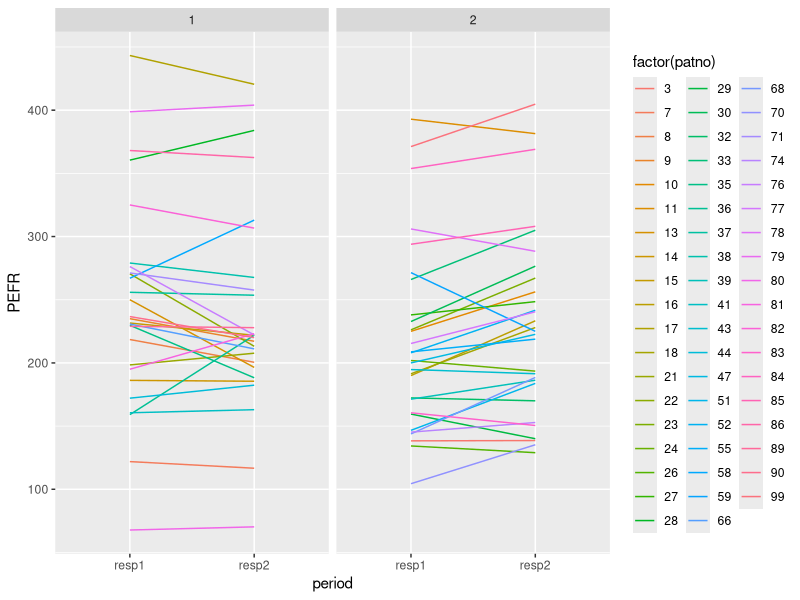
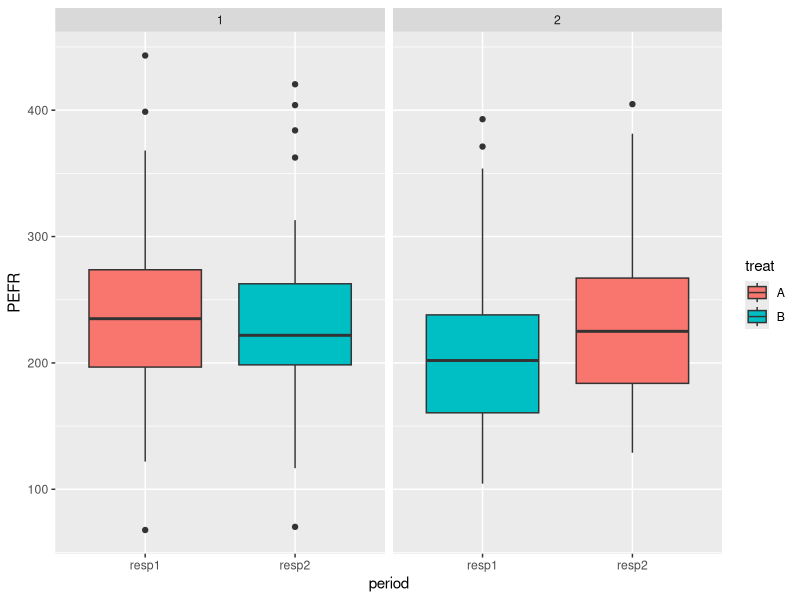
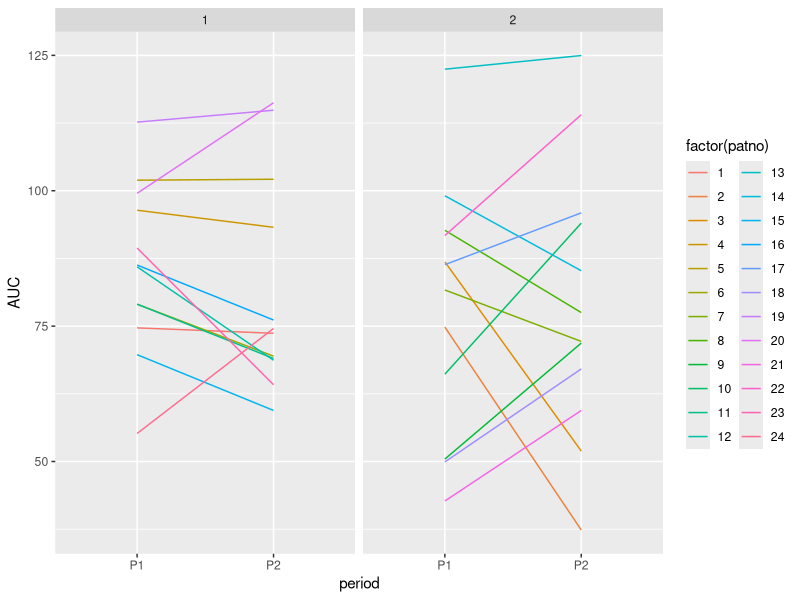
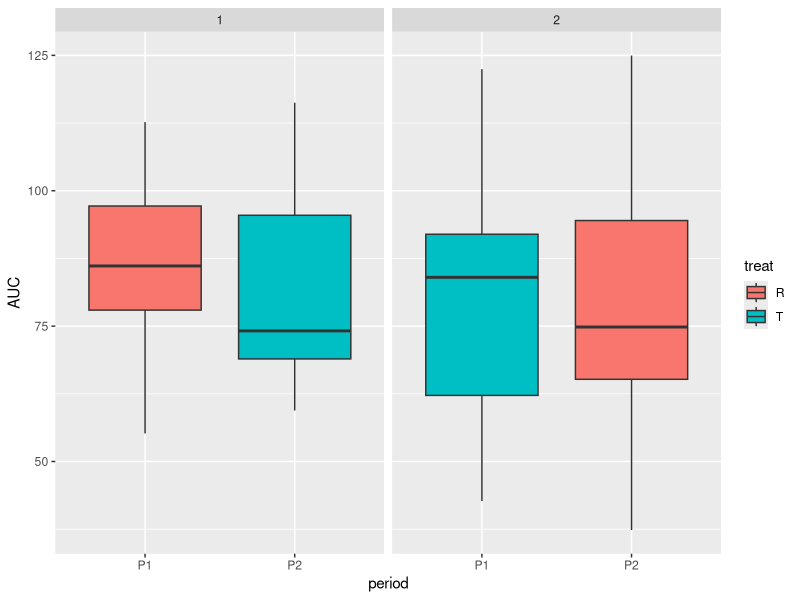

Source code (R) for these figures, in order:
## ---- chunk 1
#| warning: false
#| output: false
#| message: false
#| results: hide
library(tidyverse)
library(kableExtra)
library(ggplot2)
library(here)

library(car)
library(lme4)
library(lmerTest)
## ---- chunk 2
#| include: false
# 피험자 수
set.seed(123)
n_subjects <- 10

# 피험자 그룹 (Group 1: S1, Group 2: S2)
group <- rep(c("S1", "S2"), each = n_subjects / 2)

# Period별 처리 할당
period1 <- ifelse(group == "S1", "A", "B")
period2 <- ifelse(group == "S1", "B", "A")

# 실제 측정값 생성 (A와 B의 효과 차이를 약간 부여)
response_period1 <- ifelse(period1 == "A", rnorm(n_subjects, mean = 10, sd = 2), rnorm(n_subjects, mean = 8, sd = 2))
response_period2 <- ifelse(period2 == "A", rnorm(n_subjects, mean = 15, sd = 2), rnorm(n_subjects, mean = 8, sd = 2))

# 데이터 프레임 생성
df_ex1 <- data.frame(
  Subject = 1:n_subjects,
  Group = group,
  P1 = round(response_period1,0),
  P2 = round(response_period2,0)
)
## ---- chunk 3
df_ex1  
## ---- chunk 4
df_ex1 <- df_ex1 %>% 
  dplyr::mutate(t = P1 + P2, d = (P1 - P2)/2)
df_ex1
## ---- chunk 5
df_ex1 %>% 
  group_by(Group) %>% 
  summarise(n=n(), mean_t = mean(t), var_t = var(t), 
            mean_d = mean(d), var_d = var(d))
## ---- chunk 6
t.test(t ~ group, var.equal = TRUE, data = df_ex1)
## ---- chunk 7
t.test(d ~ group, var.equal = TRUE, data = df_ex1)
## ---- chunk 8
cross_df <- read.csv(here::here("data","jones-kenward-data-1.csv"), sep="", header=TRUE) %>%
  dplyr::select(-base.)

head(cross_df)
## ---- chunk 9
cross_df %>% 
  group_by(group) %>% 
  summarise(n=n(), mean_resp1 = mean(resp1), var_resp1 = var(resp1), 
            mean_resp2 = mean(resp2), var_resp2 = var(resp2))
## ---- chunk 10
# make long format data buy creating a period variable 
cross_df_long <- cross_df %>% 
  dplyr::select(group, patno,  resp1, resp2) %>%
  pivot_longer(cols = c(resp1, resp2), names_to = "period", values_to = "PEFR") %>%
  mutate(treat = case_when(group == 1 & period == "resp1"  ~ "A", 
                           group == 1 & period == "resp2"  ~ "B",
                           group == 2 & period == "resp1"  ~ "B",
                           group == 2 & period == "resp2"  ~ "A"))

head(cross_df_long)
## ---- chunk 11
#profile plot for each patient in each group
cross_df_long %>% 
  ggplot(aes(x = period, y = PEFR, group=patno,  color = factor(patno))) +
  geom_line() +
  facet_wrap(~group) 
## ---- chunk 12
# compare the distribution of PEFR at each period by group using boxplot
cross_df_long %>% 
  ggplot(aes(x = period, y = PEFR, fill = treat)) +
  geom_boxplot() +
  facet_wrap(~group)
## ---- chunk 13
cross_df <- cross_df %>% 
  dplyr::mutate(t = resp1 + resp2)

head(cross_df)

cross_df %>% 
  group_by(group) %>% 
  summarise(n=n(), mean_t = mean(t), var_t = var(t))

t.test(t ~ group, var.equal = TRUE, data = cross_df)
## ---- chunk 14
cross_df <- cross_df %>% 
  dplyr::mutate(d = (resp1 - resp2)/2)
head(cross_df)

cross_df %>% 
  group_by(group) %>% 
  summarise(n=n(), mean_d = mean(d), var_d = var(d))


t.test(d ~ group, var.equal = TRUE, data = cross_df)
## ---- chunk 15
equv_df <- read.csv(here::here("data","chow-liu-data.csv"), sep="", header=TRUE) 

head(equv_df)
## ---- chunk 16
equv_df %>% 
  group_by(Sequence) %>% 
  summarise(n=n(), mean_P1 = mean(P1), var_P1 = var(P1), 
            mean_P2 = mean(P2), var_P2 = var(P2))
## ---- chunk 17
# make long format data buy creating a period variable 
equv_df_long <- equv_df %>% 
  dplyr::select(Sequence, patno,  P1, P2) %>%
  pivot_longer(cols = c(P1, P2), names_to = "period", values_to = "AUC") %>%
  mutate(treat = case_when(Sequence == 1 & period == "P1"  ~ "R", 
                           Sequence == 1 & period == "P2"  ~ "T",
                           Sequence == 2 & period == "P1"  ~ "T",
                           Sequence == 2 & period == "P2"  ~ "R"))

head(equv_df_long)
## ---- chunk 18
#profile plot for each patient in each Sequence
equv_df_long %>% 
  ggplot(aes(x = period, y = AUC, group=patno,  color = factor(patno))) +
  geom_line() +
  facet_wrap(~Sequence) 
## ---- chunk 19
# compare the distribution of PEFR at each period by Sequence using boxplot
equv_df_long %>% 
  ggplot(aes(x = period, y = AUC, fill = treat)) +
  geom_boxplot() +
  facet_wrap(~Sequence)
## ---- chunk 20
equv_df <- equv_df %>% 
  dplyr::mutate(d = (P2 - P1)/2)
head(equv_df)

equv_df %>% 
  group_by(Sequence) %>% 
  summarise(n=n(), mean_d = mean(d), var_d = var(d))


res <- t.test(d ~ Sequence, var.equal = TRUE, conf.level = 0.9, data = equv_df)
res$conf.int
